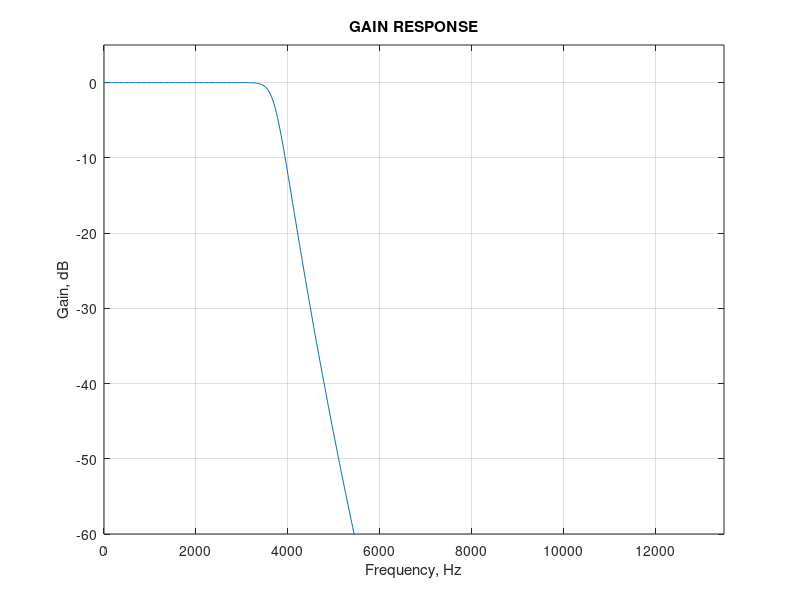

The MATLAB source for this figure:
clf;
Fp = 3500;
Fs = 4500;
Wp = 2*pi*Fp;
Ws = 2*pi*Fs;
[N, Wn] = buttord(Wp, Ws, 0.5, 30, 's');
[b, a] = butter(N, Wn, 's');
wa = 0:(3*Ws)/511:3*Ws;
h = freqs(b,a,wa);
plot(wa/(2*pi), 20*log10(abs(h)));
grid
xlabel('Frequency, Hz');
ylabel('Gain, dB');
title('GAIN RESPONSE');
axis([0 3*Fs -60 5]);
